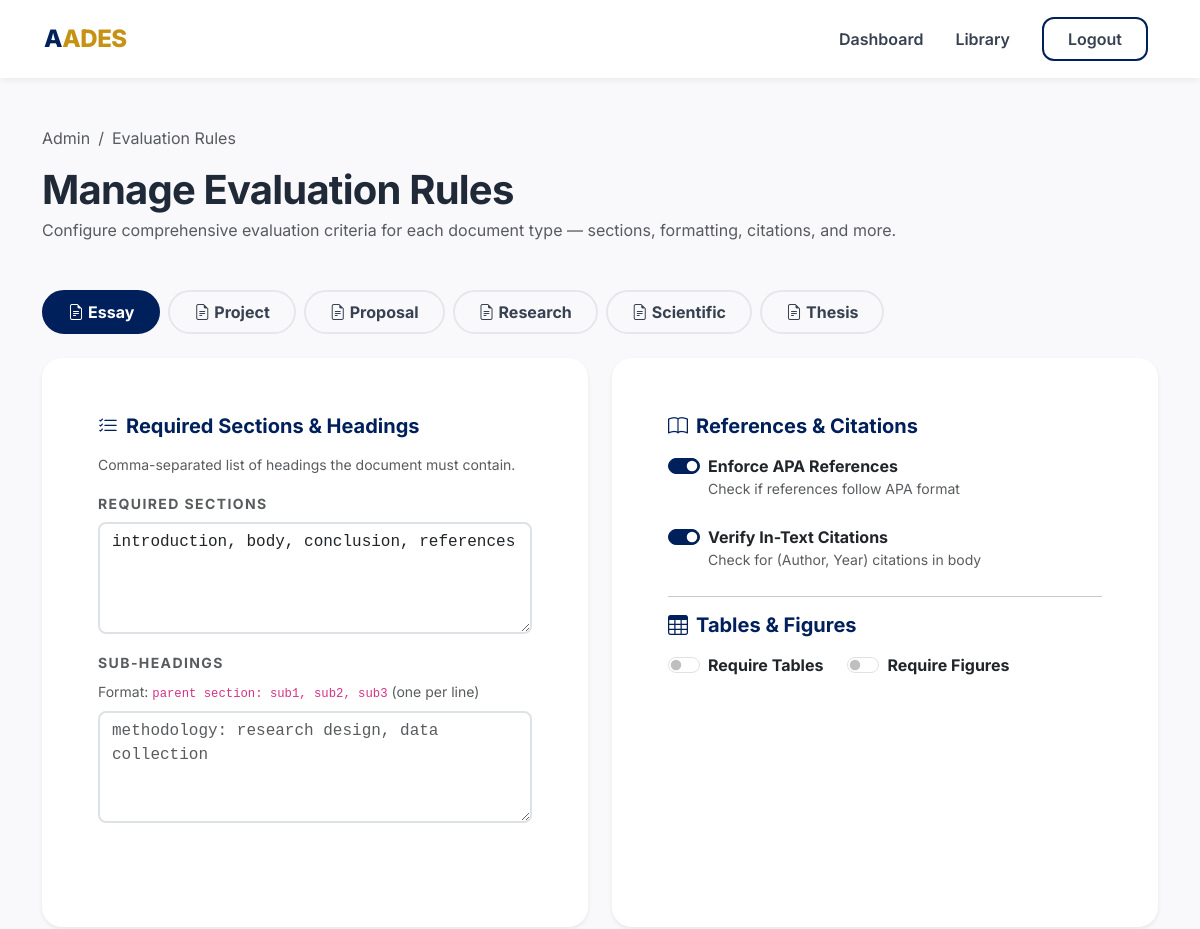
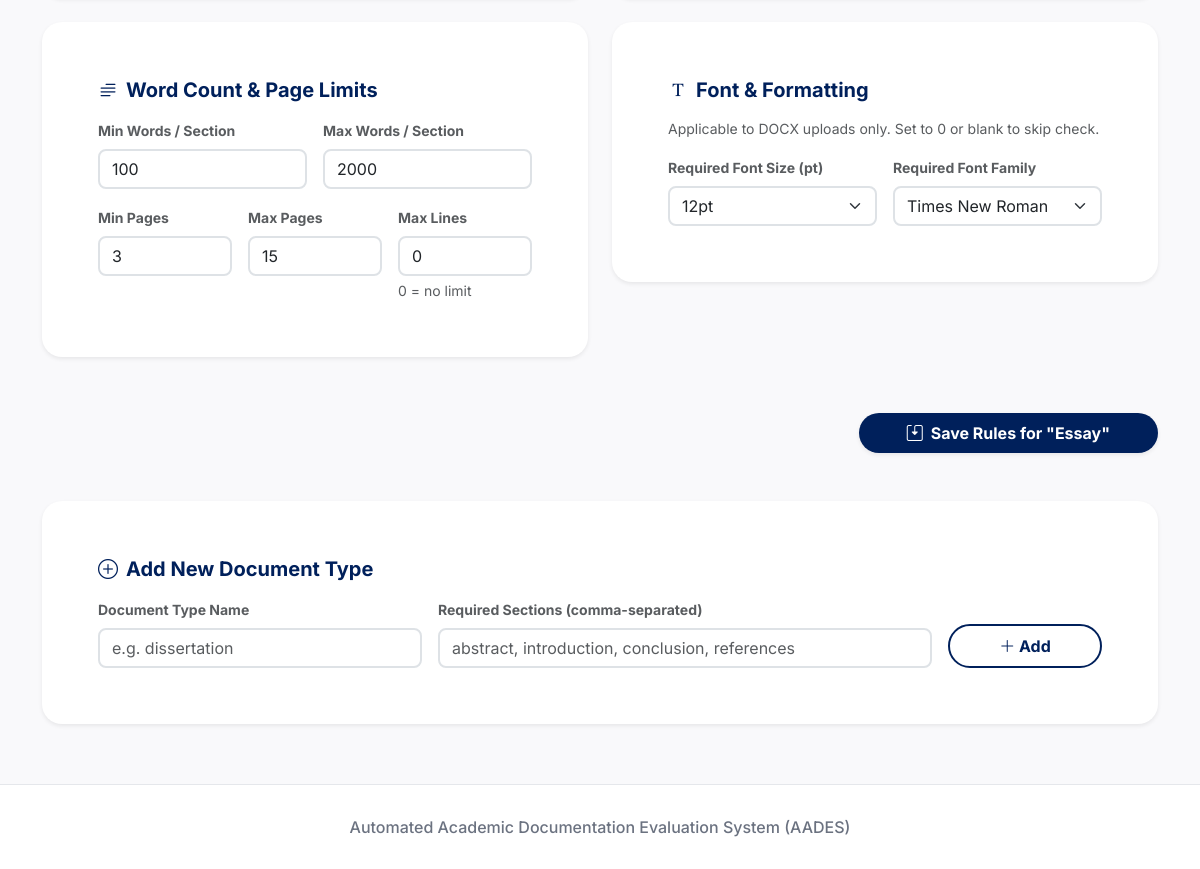
Screenshot of /admin/criteria (signed in) with the database file from the repository (2 pictures, top to bottom).
### tables this page shows
CREATE TABLE evaluation_rules (
            doc_type TEXT PRIMARY KEY,
            rules_json TEXT NOT NULL DEFAULT '{}'
        );

### app.py (the view, shortened to what this page needs)
@app.route("/admin/criteria", methods=["GET", "POST"])
def admin_criteria():
    if "user" not in session or session["user"]["role"] != "admin":
        return "Unauthorized", 403
    import json as _json
    conn = get_db_connection()
    cursor = conn.cursor()
    cursor.execute("SELECT * FROM evaluation_rules ORDER BY doc_type")
    rules_rows = cursor.fetchall()
    rules_list = []
    for row in rules_rows:
        r = {"doc_type": row["doc_type"], "rules": _json.loads(row["rules_json"])}
        rules_list.append(r)
    all_doc_types = [r["doc_type"] for r in rules_list]
    cursor.close()
    conn.close()
    return render_template("admin_criteria.html", user=session["user"], rules_list=rules_list, all_doc_types=all_doc_types)

### templates/admin_criteria.html (shortened to what this page needs)
{% extends "base.html" %}
{% block content %}
<div class="animate-fade-in">
    <div class="d-flex justify-content-between align-items-end mb-5">
        <div>
            <nav aria-label="breadcrumb">
                <ol class="breadcrumb">
                    <li class="breadcrumb-item"><a href="{{ url_for('admin_dashboard') }}" class="text-decoration-none text-muted">Admin</a></li>
                    <li class="breadcrumb-item active" aria-current="page">Evaluation Rules</li>
                </ol>
            </nav>
            <h1 class="display-6 fw-bold mb-1">Manage Evaluation Rules</h1>
            <p class="text-muted mb-0">Configure comprehensive evaluation criteria for each document type — sections, formatting, citations, and more.</p>
        </div>
    </div>
    <ul class="nav nav-pills mb-4 flex-wrap gap-2" id="docTypeTabs" role="tablist">
        {% for item in rules_list %}
        <li class="nav-item" role="presentation">
            <button class="nav-link {% if loop.first %}active{% endif %} text-capitalize fw-bold px-4 py-2 rounded-pill"
                    id="tab-{{ item.doc_type }}"
                    data-bs-toggle="pill"
                    data-bs-target="#pane-{{ item.doc_type }}"
                    type="button" role="tab">
                <i class="bi bi-file-earmark-text me-1"></i>{{ item.doc_type }}
            </button>
        </li>
        {% endfor %}
    </ul>
    <div class="tab-content" id="docTypeContent">
        {% for item in rules_list %}
        {% set r = item.rules %}
        <div class="tab-pane fade {% if loop.first %}show active{% endif %}"
             id="pane-{{ item.doc_type }}" role="tabpanel">
            <form method="POST" action="{{ url_for('admin_criteria') }}">
                <div class="row g-4">
                    <div class="col-lg-6">
                        <div class="card card-custom border-0 shadow-sm h-100">
                            <div class="card-body p-4">
                                <h5 class="fw-bold text-primary-custom mb-3">
                                    <i class="bi bi-list-check me-2"></i>Required Sections & Headings
                                </h5>
                                <p class="text-muted small mb-3">Comma-separated list of headings the document must contain.</p>
                                <div class="mb-3">
                                    <label class="form-label small fw-bold text-muted text-uppercase tracking-widest">Required Sections</label>
                                    <textarea name="required_sections"
                                              class="form-control border-2 rounded-3 font-monospace"
                                              rows="4" placeholder="introduction, methodology, conclusion, references">{{ r.required_sections | join(', ') }}</textarea>
                                </div>
                                <div class="mb-3">
                                    <label class="form-label small fw-bold text-muted text-uppercase tracking-widest">Sub-Headings</label>
                                    <p class="text-muted small mb-2">Format: <code>parent section: sub1, sub2, sub3</code> (one per line)</p>
                                    <textarea name="sub_headings"
                                              class="form-control border-2 rounded-3 font-monospace"
                                              rows="4" placeholder="methodology: research design, data collection"></textarea>
                                </div>
                            </div>
                        </div>
                    </div>
                    <div class="col-lg-6">
                        <div class="card card-custom border-0 shadow-sm h-100">
                            <div class="card-body p-4">
                                <h5 class="fw-bold text-primary-custom mb-3">
                                    <i class="bi bi-book me-2"></i>References & Citations
                                </h5>
                                <div class="d-flex gap-4 mb-4">
                                    <div class="form-check form-switch">
                                        <input class="form-check-input" type="checkbox" id="apa-{{ item.doc_type }}"
                                               name="apa_references" {% if r.get('apa_references') %}checked{% endif %}>
                                        <label class="form-check-label fw-bold" for="apa-{{ item.doc_type }}">
                                            Enforce APA References
                                        </label>
                                        <div class="text-muted small">Check if references follow APA format</div>
                                    </div>
                                </div>
                                <div class="d-flex gap-4 mb-4">
                                    <div class="form-check form-switch">
                                        <input class="form-check-input" type="checkbox" id="cite-{{ item.doc_type }}"
                                               name="check_citations" {% if r.get('check_citations') %}checked{% endif %}>
                                        <label class="form-check-label fw-bold" for="cite-{{ item.doc_type }}">
                                            Verify In-Text Citations
                                        </label>
                                        <div class="text-muted small">Check for (Author, Year) citations in body</div>
                                    </div>
                                </div>
                                <hr class="my-3">
                                <h5 class="fw-bold text-primary-custom mb-3">
                                    <i class="bi bi-table me-2"></i>Tables & Figures
                                </h5>
                                <div class="d-flex gap-4">
                                    <div class="form-check form-switch">
                                        <input class="form-check-input" type="checkbox" id="tables-{{ item.doc_type }}"
                                               name="require_tables" {% if r.get('require_tables') %}checked{% endif %}>
                                        <label class="form-check-label fw-bold" for="tables-{{ item.doc_type }}">Require Tables</label>
                                    </div>
                                    <div class="form-check form-switch">
                                        <input class="form-check-input" type="checkbox" id="figures-{{ item.doc_type }}"
                                               name="require_figures" {% if r.get('require_figures') %}checked{% endif %}>
                                        <label class="form-check-label fw-bold" for="figures-{{ item.doc_type }}">Require Figures</label>
                                    </div>
                                </div>
                            </div>
                        </div>
                    </div>
                    <div class="col-lg-6">
                        <div class="card card-custom border-0 shadow-sm">
                            <div class="card-body p-4">
                                <h5 class="fw-bold text-primary-custom mb-3">
                                    <i class="bi bi-text-paragraph me-2"></i>Word Count & Page Limits
                                </h5>
                                <div class="row g-3">
                                    <div class="col-6">
                                        <label class="form-label small fw-bold text-muted">Min Words / Section</label>
                                        <input type="number" name="min_words_per_section" class="form-control border-2 rounded-3"
                                               value="{{ r.get('min_words_per_section', 0) }}" min="0">
                                    </div>
                                    <div class="col-6">
                                        <label class="form-label small fw-bold text-muted">Max Words / Section</label>
                                        <input type="number" name="max_words_per_section" class="form-control border-2 rounded-3"
                                               value="{{ r.get('max_words_per_section', 0) }}" min="0">
                                    </div>
                                    <div class="col-4">
                                        <label class="form-label small fw-bold text-muted">Min Pages</label>
                                        <input type="number" name="min_pages" class="form-control border-2 rounded-3"
                                               value="{{ r.get('min_pages', 0) }}" min="0">
                                    </div>
                                    <div class="col-4">
                                        <label class="form-label small fw-bold text-muted">Max Pages</label>
                                        <input type="number" name="max_pages" class="form-control border-2 rounded-3"
                                               value="{{ r.get('max_pages', 0) }}" min="0">
                                    </div>
                                    <div class="col-4">
                                        <label class="form-label small fw-bold text-muted">Max Lines</label>
                                        <input type="number" name="max_lines" class="form-control border-2 rounded-3"
                                               value="{{ r.get('max_lines', 0) }}" min="0">
                                        <div class="form-text">0 = no limit</div>
                                    </div>
                                </div>
                            </div>
                        </div>
                    </div>
                    <div class="col-lg-6">
                        <div class="card card-custom border-0 shadow-sm">
                            <div class="card-body p-4">
                                <h5 class="fw-bold text-primary-custom mb-3">
                                    <i class="bi bi-fonts me-2"></i>Font & Formatting
                                </h5>
                                <p class="text-muted small mb-3">Applicable to DOCX uploads only. Set to 0 or blank to skip check.</p>
                                <div class="row g-3">
                                    <div class="col-6">
                                        <label class="form-label small fw-bold text-muted">Required Font Size (pt)</label>
                                        <select name="font_size" class="form-select border-2 rounded-3">
                                            {% for size in [10, 11, 12, 13, 14, 16, 18] %}
                                            <option value="{{ size }}" {% if r.get('font_size', 0) == size %}selected{% endif %}>{{ size }}pt</option>
                                            {% endfor %}
                                        </select>
                                    </div>
                                    <div class="col-6">
                                        <label class="form-label small fw-bold text-muted">Required Font Family</label>
                                        <select name="font_family" class="form-select border-2 rounded-3">
                                            {% for font in ['Times New Roman', 'Arial', 'Calibri', 'Georgia', 'Cambria', 'Verdana', 'Helvetica', 'Garamond', 'Century Schoolbook'] %}
                                            <option value="{{ font }}" {% if r.get('font_family') == font %}selected{% endif %}>{{ font }}</option>
                                            {% endfor %}
                                        </select>
                                    </div>
                                </div>
                            </div>
                        </div>
                    </div>
                </div>
                <div class="mt-4 text-end">
                    <button type="submit" class="btn btn-primary-custom px-5 py-2 rounded-pill shadow-sm">
                        <i class="bi bi-save2 me-2"></i>Save Rules for "{{ item.doc_type | capitalize }}"
                    </button>
                </div>
            </form>
        </div>
        {% endfor %}
    </div>
    <div class="card card-custom border-0 shadow-sm mt-5">
        <div class="card-body p-4">
            <h5 class="fw-bold text-primary-custom mb-3">
                <i class="bi bi-plus-circle me-2"></i>Add New Document Type
            </h5>
            <form method="POST" action="{{ url_for('admin_criteria') }}" class="row g-3 align-items-end">
                <div class="col-md-4">
                    <label class="form-label small fw-bold text-muted">Document Type Name</label>
                    <input type="text" name="doc_type" class="form-control border-2 rounded-3"
                           placeholder="e.g. dissertation" required>
                </div>
                <div class="col-md-6">
                    <label class="form-label small fw-bold text-muted">Required Sections (comma-separated)</label>
                    <input type="text" name="required_sections" class="form-control border-2 rounded-3"
                           placeholder="abstract, introduction, conclusion, references" required>
                </div>
                <div class="col-md-2">
                    <button type="submit" class="btn btn-outline-custom w-100 rounded-pill">
                        <i class="bi bi-plus-lg"></i> Add
                    </button>
                </div>
            </form>
        </div>
    </div>
</div>
<link rel="stylesheet" href="https://cdn.jsdelivr.net/npm/bootstrap-icons@1.11.1/font/bootstrap-icons.css">
{% endblock %}

### rows the page displays
evaluation_rules: doc_type "Essay", required_sections "introduction, body, conclusion, references", min_words_per_section "100", max_words_per_section "2000", min_pages "3", max_pages "15", max_lines "0"
evaluation_rules: doc_type "Project"
evaluation_rules: doc_type "Proposal"
evaluation_rules: doc_type "Research"
evaluation_rules: doc_type "Scientific"
evaluation_rules: doc_type "Thesis"

### other values shown
form field font_size "12pt"
form field font_family "Times New Roman"
